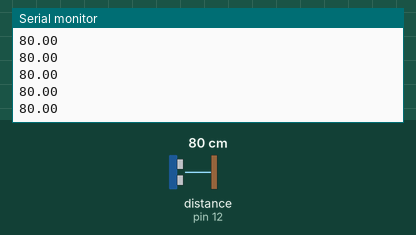
Simulated run of this sketch. Board: Arduino Uno, built with avr-gcc and run on an emulated ATmega328P. On the bench: the last lines printed to the serial monitor. Wiring (inferred from the names in the program): ultrasonic range finder: trigger pin 11; echo pin 12. Inputs (shaded band) come from the test bench; at power-on: distance to the obstacle (sensor on pin 12) 80 cm. The echo pulse lasts 58.3 µs per cm.

Above: at 1.2 s.
1.3 s: distance to the obstacle (sensor on pin 12) set to 2 cm
At 1.38 s:
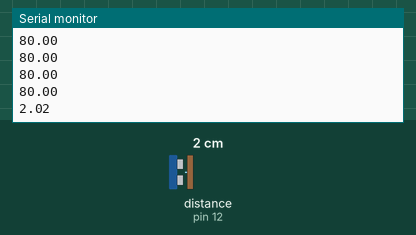
2.8 s: distance to the obstacle (sensor on pin 12) set to 4 cm
At 2.89 s:
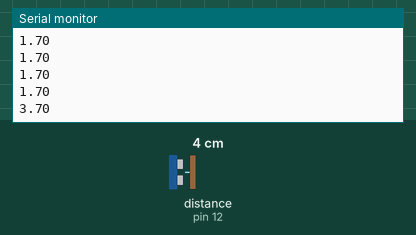
Timing chart, 0 to 5.8 s (numbered marks = the images above; inputs shaded):
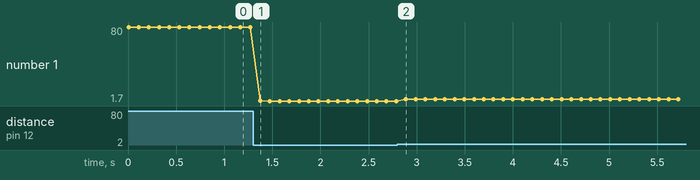

Measured:
- after the input at 1.3 s, the serial monitor: prints a new line after 0.07 s (image 1)
- after the input at 2.8 s, the serial monitor: prints a new line after 0.09 s (image 2)
- plotted number 1: 80 → 1.7 after the input at 1.3 s, 1.7 → 3.7 after the input at 2.8 s

The sketch:

ultrasonic.ino
```cpp
// Standalone ultrasonic test sketch. Change pins for your build.
const byte TRIG=11,ECHO=12;
void setup(){Serial.begin(115200);pinMode(TRIG,OUTPUT);pinMode(ECHO,INPUT);}
void loop(){
 digitalWrite(TRIG,LOW);delayMicroseconds(2);
 digitalWrite(TRIG,HIGH);delayMicroseconds(10);digitalWrite(TRIG,LOW);
 unsigned long d=pulseIn(ECHO,HIGH,30000);
 Serial.println(d?d*.0343/2:999);
 delay(100);
}
```
